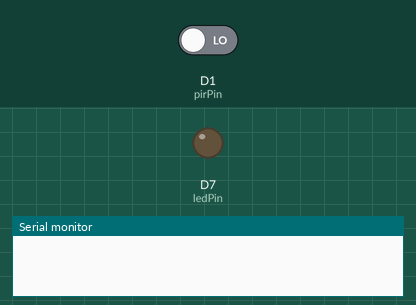
Recording of a sketch running on a simulated ESP8266 (NodeMCU). Shown: output pins drawn as LEDs (lit = HIGH), the last lines printed to the serial monitor. Inputs (shaded band) come from the test bench; at power-on: D1 (pirPin) LOW. WiFi joins after 1.5 s; servers stay silent unless stated.

Above: at 3.0 s.
3.1 s: D1 (pirPin) driven HIGH
At 3.4 s:
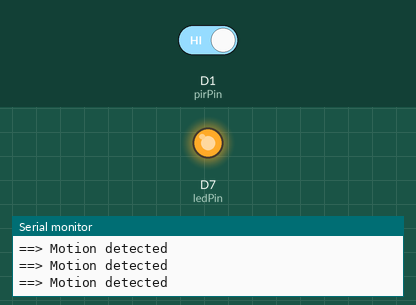
4.6 s: D1 (pirPin) driven LOW
At 6.0 s:
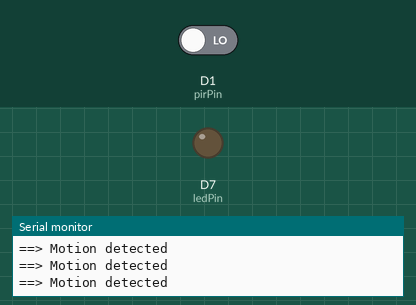
Timing chart, 0 to 7.6 s (numbered marks = the images above; inputs shaded):
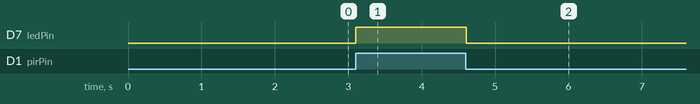

Measured:
- after the input at 3.1 s, D7 (ledPin): LOW → HIGH at once
- after the input at 4.6 s, D7 (ledPin): HIGH → LOW at once

The sketch:

BLYNK1.ino
```cpp
#define BLYNK_PRINT Serial
#include <ESP8266WiFi.h>
#include <BlynkSimpleEsp8266.h>

// You should get Auth Token in the Blynk App.
// Go to the Project Settings (nut icon).
char auth[] = "db232f6b20c84056a8dc531e0907abb7";
//char ssid[] = "INFINITUM7663FD";
//char pass[] = "EF14D0DC6C";

char ssid[] = "AlumnosUP";
char pass[] = "";

//char ssid[] = "iPhone de SEBASTIAN";
//char pass[] = "4499783398";

/* HC-SR501 Motion Detector */
#define ledPin D7
#define pirPin D1 // Input for HC-S501
int pirValue; // Place to store read PIR Value

void setup()
{
  Serial.begin(9600);
  delay(10);
  Blynk.begin(auth, ssid, pass);
  pinMode(ledPin, OUTPUT);
  pinMode(pirPin, INPUT);
  digitalWrite(ledPin, LOW);
}

/***************************************************
 * Get PIR data
 **************************************************/
void getPirValue(void)
{
  pirValue = digitalRead(pirPin);
  if (pirValue)
  {
    Serial.println("==> Motion detected");
    //Blynk.notify("T==> Motion detected");
    //Blynk.tweet("Motion detected in The Energy Lab\n #IoT #TecnologíasEnergéticas #EnergyLab @TecnologiasUP @mecatronicaUP");
  }
  digitalWrite(ledPin, pirValue);
}

void loop()
{
  getPirValue();
  Blynk.run();
}
```
